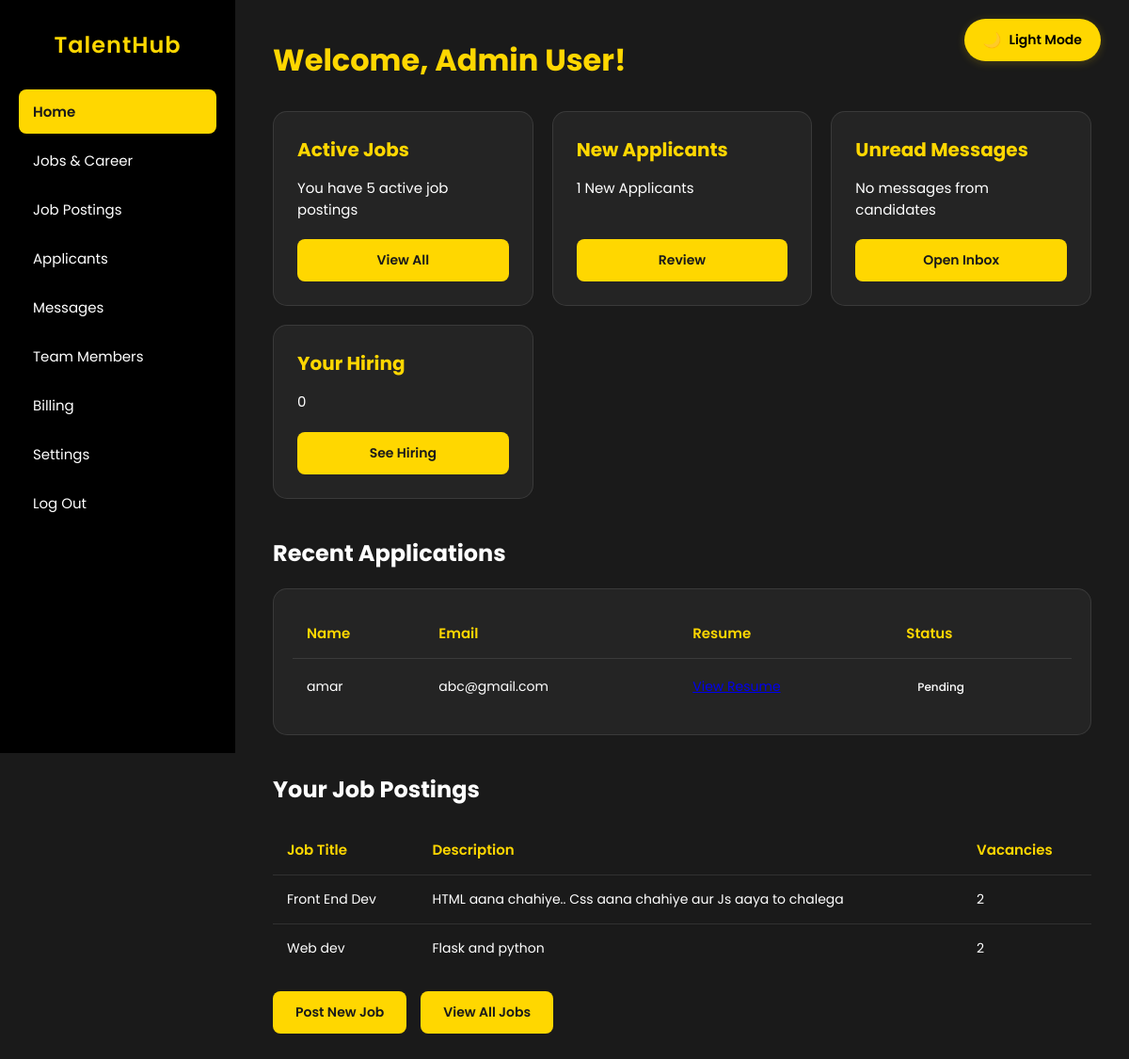
Page /employee_dashboard (signed in) on the committed database.
### models.py (models this page shows, shortened)
class User(db.Model, UserMixin):
    id = db.Column(db.Integer, primary_key=True)
    name = db.Column(db.String(100), nullable=False)
    email = db.Column(db.String(100), nullable=False, unique=True)
    password = db.Column(db.String(255), nullable=False)
    role_id = db.Column(db.Integer, db.ForeignKey('role.id'), nullable=False, default=2)
    flag = db.Column(db.Boolean, default=False)
    created_at = db.Column(db.DateTime, default=datetime.utcnow)
    role = db.relationship('Role', backref=db.backref('users', lazy=True))

class Applicants(db.Model):
    id = db.Column(db.Integer, primary_key=True)
    name = db.Column(db.String(100), nullable=False)
    email = db.Column(db.String(100), nullable=False, unique=True)
    password = db.Column(db.String(255), nullable=False)
    resume = db.Column(db.String(255), nullable=False)
    approval = db.Column(db.Boolean, default=False)

class Job(db.Model):
    id = db.Column(db.Integer, primary_key=True)
    title = db.Column(db.String(100), nullable=False)
    description = db.Column(db.Text, nullable=False)
    vacancies = db.Column(db.Integer, nullable=False, default=1)
    applications = db.relationship('Application', backref='job_applications', lazy=True)

### app.py (the view)
@app.route('/employee_dashboard')
def employee_dashboard():
    if 'user_email' not in session:
        flash('Please log in first!', 'danger')
        return redirect(url_for('login'))
    user = User.query.filter_by(email=session['user_email']).first()
    applicants = Applicants.query.all()
    jobs = Job.query.all()
    hired_count = Hired.query.filter_by(employee_email=user.email).count()
    return render_template('employee_dashboard.html', user=user, applicants=applicants, jobs=jobs, hired_count=hired_count)

### static/templates/employee_dashboard.html (shortened to what this page needs)
<!DOCTYPE html>
<html lang="en">
<head>
</head>
<body>
    <button class="toggle-mode" onclick="toggleMode()">Light Mode</button>
    <div class="container">
        <aside class="sidebar">
            <h2>TalentHub</h2>
            <ul>
                <li class="active"><a href="/employee_dashboard">Home</a></li>
                <li><a href="/career">Jobs & Career</a></li>
                <li><a href="/view_jobs">Job Postings</a></li>
                <li><a href="/view_applicants">Applicants</a></li>
                <li><a href="#">Messages</a></li>
                <li><a href="view_team_members">Team Members</a></li>
                <li><a href="#">Billing</a></li>
                <li><a href="#">Settings</a></li>
                <li><a href="/logout">Log Out</a></li>
            </ul>
        </aside>
        <main class="content">
            <h1>Welcome, {{ user.name }}!</h1>
            <div class="cards">
                <div class="card">
                    <h3>Active Jobs</h3>
                    <p>You have 5 active job postings</p>
                    <button>View All</button>
                </div>
                <div class="card">
                    <h3>New Applicants</h3>
                    <p>{{ applicants | length }} New Applicants </p>
                    <button>Review</button>
                </div>
                <div class="card">
                    <h3>Unread Messages</h3>
                    <p>No messages from candidates </p>
                    <button>Open Inbox</button>
                </div>
                <div class="card">
                    <h3>Your Hiring</h3>
                    <p>{{hired_count}}</p>
                    <button>See Hiring</button>
                </div>
            </div>
            <h2>Recent Applications</h2>
            <div class="table-container">
                <table>
                    <thead>
                        <tr>
                            <th>Name</th>
                            <th>Email</th>
                            <th>Resume</th>
                            <th>Status</th>
                        </tr>
                    </thead>
                    <tbody>
                        {% for applicant in applicants[:5] %}
                        <tr>
                            <td>{{ applicant.name }}</td>
                            <td>{{ applicant.email }}</td>
                            <td><a href="{{ url_for('static', filename='resumes/' + applicant.resume) }}" target="_blank">View Resume</a></td>
                            <td>
                                <span class="status {% if applicant.approval %}status-approved{% else %}status-pending{% endif %}">
                                    {% if applicant.approval %}Approved{% else %}Pending{% endif %}
                                </span>
                            </td>
                        </tr>
                        {% endfor %}
                    </tbody>
                </table>
            </div>
            <div id="jobAlertsList" class="hidden bg-gray-800 p-6 rounded-lg shadow mb-6">
                <h2 class="text-xl font-semibold mb-4">Your Job Postings</h2>
                <table class="w-full text-left border-collapse border border-gray-600">
                    <thead>
                        <tr class="bg-gray-700">
                            <th class="p-3 border border-gray-600">Job Title</th>
                            <th class="p-3 border border-gray-600">Description</th>
                            <th class="p-3 border border-gray-600">Vacancies</th>
                        </tr>
                    </thead>
                    <tbody>
                        {% for job in jobs[:5] %}
                        <tr class="bg-gray-800">
                            <td class="p-3 border border-gray-600">{{ job.title }}</td>
                            <td class="p-3 border border-gray-600">{{ job.description }}</td>
                            <td class="p-3 border border-gray-600">{{ job.vacancies }}</td>
                        </tr>
                        {% endfor %}
                    </tbody>
                </table>
            </div>
            <div class="button-group">
                <button onclick="window.location.href='/add_job'">Post New Job</button>
                <button onclick="window.location.href='/job_detail'">View All Jobs</button>
            </div>
        </main>
    </div>
</body>
</html>

### static/templates/employee_dashboard.html (style rules this page uses)
:root { --bg-dark: #1a1a1a; --bg-light: #ffffff; --text-dark: #ffffff; --text-light: #333333; --sidebar-dark: #000000; --sidebar-light: #f8f9fa; --card-dark: #242424; --card-light: #ffffff; --accent-color: #FFD700; --hover-dark: rgba(255, 215, 0, 0.1); --hover-light: rgba(255, 215, 0, 0.2); --border-dark: rgba(255, 255, 255, 0.1); --border-light: rgba(0, 0, 0, 0.1); }
* { margin: 0; padding: 0; box-sizing: border-box; font-family: 'Poppins', sans-serif; transition: background-color 0.3s, color 0.3s; }
body { background-color: var(--bg-dark); color: var(--text-dark); min-height: 100vh; }
.toggle-mode { position: fixed; top: 20px; right: 30px; padding: 10px 20px; border-radius: 30px; font-size: 14px; background-color: #FFD700; color: #000000; border: none; cursor: pointer; font-weight: 600; box-shadow: 0 2px 10px rgba(255, 215, 0, 0.2); z-index: 9999; transition: all 0.3s ease; display: flex; align-items: center; gap: 8px; }
.toggle-mode:before { content: '🌙'; font-size: 16px; }
.container { display: flex; min-height: 100vh; }
.sidebar { width: 250px; min-height: 100vh; background-color: var(--sidebar-dark); position: fixed; left: 0; top: 0; padding: 30px 20px; z-index: 100; }
.sidebar h2 { color: var(--accent-color); font-size: 24px; font-weight: 600; margin-bottom: 30px; text-align: center; letter-spacing: 1px; }
.sidebar ul { list-style: none; }
.sidebar ul li { margin-bottom: 5px; }
.sidebar ul li a { display: block; padding: 12px 15px; color: var(--text-dark); text-decoration: none; border-radius: 8px; transition: all 0.3s; font-size: 15px; }
.sidebar ul li.active a { background-color: var(--accent-color); color: var(--bg-dark); font-weight: 600; }
.content { flex: 1; margin-left: 250px; padding: 40px; }
.content h1 { font-size: 32px; margin-bottom: 30px; color: var(--accent-color); }
.content h2 { font-size: 24px; margin: 40px 0 20px; color: var(--text-dark); }
.cards { display: grid; grid-template-columns: repeat(auto-fit, minmax(250px, 1fr)); gap: 20px; margin-bottom: 40px; }
.card { background-color: var(--card-dark); border-radius: 15px; padding: 25px; border: 1px solid var(--border-dark); transition: all 0.3s ease; display: flex; flex-direction: column; }
.card h3 { color: var(--accent-color); font-size: 20px; margin-bottom: 15px; }
.card p { margin-bottom: 20px; font-size: 15px; line-height: 1.5; flex-grow: 1; }
.table-container { background-color: var(--card-dark); border-radius: 15px; padding: 20px; margin-bottom: 40px; overflow-x: auto; border: 1px solid var(--border-dark); }
table { width: 100%; border-collapse: collapse; }
th { font-weight: 600; color: var(--accent-color); padding: 15px; font-size: 15px; text-align: left; }
td { padding: 15px; font-size: 14px; border-top: 1px solid rgba(255, 255, 255, 0.1); }
.button-group { display: flex; gap: 15px; margin-top: 20px; }
button { background-color: var(--accent-color); color: var(--bg-dark); border: none; padding: 12px 24px; border-radius: 8px; cursor: pointer; font-weight: 600; font-size: 14px; transition: transform 0.3s, box-shadow 0.3s; }
.status { padding: 6px 12px; border-radius: 15px; font-size: 12px; font-weight: 500; display: inline-block; }

### rows in the picture
User: name "Admin User"
Applicants: name "amar", email "abc@gmail.com", approval "Pending"
Job: title "Front End Dev", description "HTML aana chahiye.. Css aana chahiye aur Js aaya to chalega", vacancies "2"
Job: title "Web dev", description "Flask and python", vacancies "2"

### other values in the picture
{{ applicants | length }} "1"
{{ hired_count }} "0"
